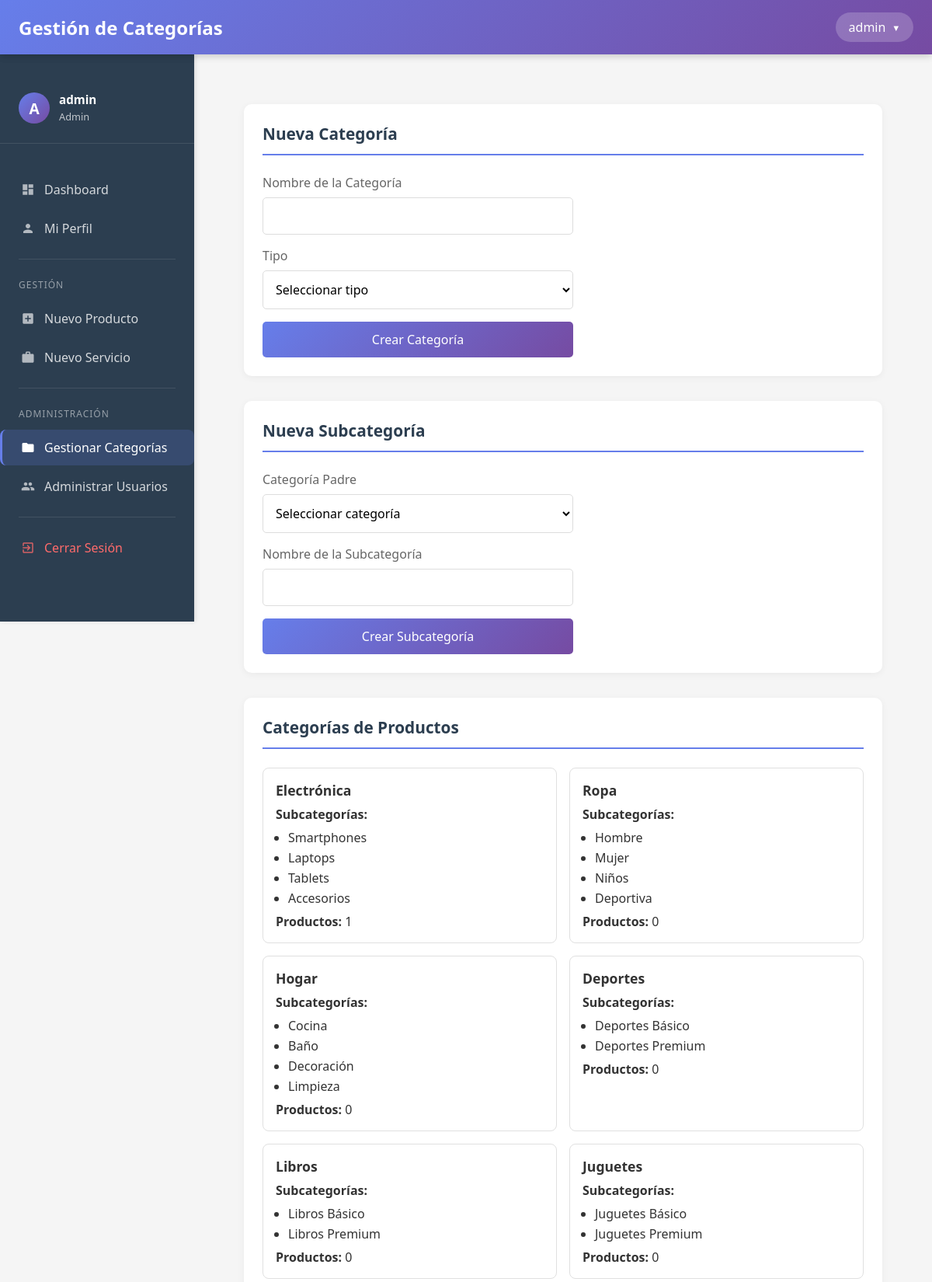
/categorias (signed in, upper part), run on the app's committed database.
### models.py (models this page shows, shortened)
class User(db.Model, UserMixin):
    id = db.Column(db.Integer, primary_key=True)
    username = db.Column(db.String(80), unique=True, nullable=False)
    password_hash = db.Column(db.String(200), nullable=False)
    email = db.Column(db.String(120), unique=True, nullable=True)
    role = db.Column(db.String(20), default='usuario')  # 'admin' o 'usuario'
    is_active = db.Column(db.Boolean, default=True)
    created_at = db.Column(db.DateTime, default=datetime.now)
    last_login = db.Column(db.DateTime, nullable=True)
    def is_admin(self):
        return self.role == 'admin'

class Categoria(db.Model):
    __tablename__ = 'categorias'
    id = db.Column(db.Integer, primary_key=True)
    nombre = db.Column(db.String(100), nullable=False)
    tipo = db.Column(db.String(20), nullable=False)  # 'producto', 'servicio', 'mixto'
    nivel = db.Column(db.Integer, default=1)  # 1: principal, 2: subcategoría, 3: especialidad
    parent_id = db.Column(db.Integer, db.ForeignKey('categorias.id'), nullable=True)
    orden = db.Column(db.Integer, default=0)
    icono = db.Column(db.String(50), nullable=True)
    descripcion = db.Column(db.Text, nullable=True)
    created_at = db.Column(db.DateTime, default=datetime.now)
    updated_at = db.Column(db.DateTime, default=datetime.now, onupdate=datetime.now)
    created_by = db.Column(db.Integer, db.ForeignKey('user.id'))
    subcategorias = db.relationship('Subcategoria', backref='categoria', lazy=True, cascade='all, delete-orphan')
    children = db.relationship('Categoria', backref=db.backref('parent', remote_side=[id]), lazy=True)

class Subcategoria(db.Model):
    __tablename__ = 'subcategorias'
    id = db.Column(db.Integer, primary_key=True)
    nombre = db.Column(db.String(100), nullable=False)
    categoria_id = db.Column(db.Integer, db.ForeignKey('categorias.id'), nullable=False)
    nivel = db.Column(db.Integer, default=2)  # 2: subcategoría, 3: especialidad
    parent_id = db.Column(db.Integer, db.ForeignKey('subcategorias.id'), nullable=True)
    descripcion = db.Column(db.Text, nullable=True)
    icono = db.Column(db.String(50), nullable=True)
    keywords = db.Column(db.Text, nullable=True)  # Palabras clave para búsqueda
    created_at = db.Column(db.DateTime, default=datetime.now)
    updated_at = db.Column(db.DateTime, default=datetime.now, onupdate=datetime.now)
    created_by = db.Column(db.Integer, db.ForeignKey('user.id'))
    children = db.relationship('Subcategoria', backref=db.backref('parent', remote_side=[id]), lazy=True)

### app.py (the view)
@app.route('/categorias')
@login_required
@admin_required
def gestion_categorias():
    categorias_productos = Categoria.query.filter_by(tipo='producto').all()
    categorias_servicios = Categoria.query.filter_by(tipo='servicio').all()
    return render_template('categorias.html',
                         page_title='Gestionar Categorías',
                         categorias_productos=categorias_productos,
                         categorias_servicios=categorias_servicios)

### app.py (called while the page is built)
@login_manager.user_loader
def load_user(user_id):
    return User.query.get(int(user_id))

def admin_required(f):
    from functools import wraps
    @wraps(f)
    def decorated_function(*args, **kwargs):
        if not current_user.is_authenticated or not current_user.is_admin():
            flash('Acceso denegado. Se requieren permisos de administrador.', 'error')
            return redirect(url_for('dashboard'))
        return f(*args, **kwargs)
    return decorated_function

@app.context_processor
def inject_user_data():
    if current_user.is_authenticated:
        return {
            'es_admin': current_user.is_admin(),
            'current_user': current_user
        }
    return {}

### templates/categorias.html (shortened to what this page needs)
{% extends "base.html" %}
{% block content %}
<div class="header">
    <h1 class="header-title">Gestión de Categorías</h1>
    <div class="user-menu-container">
        <button class="user-btn" onclick="toggleMenu()">
            {{ current_user.username }}
            <span>▼</span>
        </button>
    </div>
</div>
<div class="main-content">
    <div class="section">
        <h2 class="section-title">Nueva Categoría</h2>
        <form method="POST" action="{{ url_for('nueva_categoria') }}" style="max-width: 400px;">
            <div class="form-group">
                <label for="nombre">Nombre de la Categoría</label>
                <input type="text" id="nombre" name="nombre" required>
            </div>
            <div class="form-group">
                <label for="tipo">Tipo</label>
                <select id="tipo" name="tipo" required>
                    <option value="">Seleccionar tipo</option>
                </select>
            </div>
            <button type="submit" class="btn-login">Crear Categoría</button>
        </form>
    </div>
    <div class="section">
        <h2 class="section-title">Nueva Subcategoría</h2>
        <form method="POST" action="{{ url_for('nueva_subcategoria') }}" style="max-width: 400px;">
            <div class="form-group">
                <label for="categoria_id">Categoría Padre</label>
                <select id="categoria_id" name="categoria_id" required>
                    <option value="">Seleccionar categoría</option>
                </select>
            </div>
            <div class="form-group">
                <label for="nombre">Nombre de la Subcategoría</label>
                <input type="text" id="nombre" name="nombre" required>
            </div>
            <button type="submit" class="btn-login">Crear Subcategoría</button>
        </form>
    </div>
    <div class="section">
        <h2 class="section-title">Categorías de Productos</h2>
        <div class="cards-container">
            {% for categoria in categorias_productos %}
            <div class="card">
                <h3 class="card-title">{{ categoria.nombre }}</h3>
                <p><strong>Subcategorías:</strong></p>
                <ul style="margin-left: 1rem; margin-top: 0.5rem;">
                    {% for subcat in categoria.subcategorias %}
                    <li>{{ subcat.nombre }}</li>
                    {% endfor %}
                </ul>
                <p style="margin-top: 0.5rem;">
                    <strong>Productos:</strong> {{ categoria.productos|length }}
                </p>
            </div>
            {% endfor %}
        </div>
    </div>
</div>
{% endblock %}

### templates/base.html (shortened to what this page needs)
<!DOCTYPE html>
<html lang="es">
<head>
</head>
<body>
    <header class="header">
        <div class="header-left">
            <button class="toggle-sidebar" onclick="toggleSidebar()" title="Menú">
                <svg class="icon-svg" viewBox="0 0 24 24">
                    <path d="M3 18h18v-2H3v2zm0-5h18v-2H3v2zm0-7v2h18V6H3z"/>
                </svg>
            </button>
            <h1 class="header-title">{% block page_title %}Dashboard{% endblock %}</h1>
        </div>
    </header>
    <div class="main-container">
        <nav class="sidebar" id="sidebar">
            <div class="sidebar-header">
                <div class="sidebar-user">
                    <div class="sidebar-user-avatar">
                        {{ current_user.username[0]|upper if current_user.username else 'U' }}
                    </div>
                    <div class="sidebar-user-info">
                        <h4>{{ current_user.username|default('Usuario') }}</h4>
                        <small>{{ current_user.role|default('Usuario')|title }}</small>
                    </div>
                </div>
            </div>
            <div class="sidebar-menu">
                <a href="{{ url_for('dashboard') }}" class="menu-item {% if request.endpoint == 'dashboard' %}active{% endif %}">
                    <svg class="icon-svg" viewBox="0 0 24 24">
                        <path d="M3 13h8V3H3v10zm0 8h8v-6H3v6zm10 0h8V11h-8v10zm0-18v6h8V3h-8z"/>
                    </svg>
                    <span>Dashboard</span>
                </a>
                <a href="{{ url_for('perfil') }}" class="menu-item {% if request.endpoint == 'perfil' %}active{% endif %}">
                    <svg class="icon-svg" viewBox="0 0 24 24">
                        <path d="M12 12c2.21 0 4-1.79 4-4s-1.79-4-4-4-4 1.79-4 4 1.79 4 4 4zm0 2c-2.67 0-8 1.34-8 4v2h16v-2c0-2.66-5.33-4-8-4z"/>
                    </svg>
                    <span>Mi Perfil</span>
                </a>
                <div class="menu-divider"></div>
                <div class="menu-section">Gestión</div>
                <a href="{{ url_for('nuevo_producto') }}" class="menu-item {% if request.endpoint == 'nuevo_producto' %}active{% endif %}">
                    <svg class="icon-svg" viewBox="0 0 24 24">
                        <path d="M19 3H5c-1.11 0-2 .9-2 2v14c0 1.1.89 2 2 2h14c1.1 0 2-.9 2-2V5c0-1.1-.9-2-2-2zm-2 10h-4v4h-2v-4H7v-2h4V7h2v4h4v2z"/>
                    </svg>
                    <span>Nuevo Producto</span>
                </a>
                <a href="{{ url_for('nuevo_servicio') }}" class="menu-item {% if request.endpoint == 'nuevo_servicio' %}active{% endif %}">
                    <svg class="icon-svg" viewBox="0 0 24 24">
                        <path d="M20 6h-4V4c0-1.11-.89-2-2-2h-4c-1.11 0-2 .89-2 2v2H4c-1.11 0-1.99.89-1.99 2L2 19c0 1.11.89 2 2 2h16c1.11 0 2-.89 2-2V8c0-1.11-.89-2-2-2zm-6 0h-4V4h4v2z"/>
                    </svg>
                    <span>Nuevo Servicio</span>
                </a>
                {% if es_admin|default(false) %}
                <div class="menu-divider"></div>
                <div class="menu-section">Administración</div>
                <a href="{{ url_for('gestion_categorias') }}" class="menu-item {% if request.endpoint == 'gestion_categorias' %}active{% endif %}">
                    <svg class="icon-svg" viewBox="0 0 24 24">
                        <path d="M10 4H4c-1.1 0-1.99.9-1.99 2L2 18c0 1.1.9 2 2 2h16c1.1 0 2-.9 2-2V8c0-1.1-.9-2-2-2h-8l-2-2z"/>
                    </svg>
                    <span>Gestionar Categorías</span>
                </a>
                <a href="{{ url_for('admin_usuarios') }}" class="menu-item {% if request.endpoint == 'admin_usuarios' %}active{% endif %}">
                    <span>Administrar Usuarios</span>
                </a>
                {% endif %}
                <div class="menu-divider"></div>
                <a href="{{ url_for('logout') }}" class="menu-item" style="color: #ff6b6b;">
                    <svg class="icon-svg" viewBox="0 0 24 24">
                        <path d="M10.09 15.59L11.5 17l5-5-5-5-1.41 1.41L12.67 11H3v2h9.67l-2.58 2.59zM19 3H5c-1.11 0-2 .9-2 2v4h2V5h14v14H5v-4H3v4c0 1.1.89 2 2 2h14c1.1 0 2-.9 2-2V5c0-1.1-.9-2-2-2z"/>
                    </svg>
                    <span>Cerrar Sesión</span>
                </a>
            </div>
        </nav>
        <main class="content-wrapper" id="contentWrapper">
            {% block content %}{% endblock %}
        </main>
    </div>
</body>
</html>

### data on the page
User: username "A", username "admin", role "Admin"
Categoria: nombre "Electrónica", productos|length "1"
Subcategoria: nombre "Smartphones"
Subcategoria: nombre "Laptops"
Subcategoria: nombre "Tablets"
Subcategoria: nombre "Accesorios"
Categoria: nombre "Ropa", productos|length "0"
Subcategoria: nombre "Hombre"
Subcategoria: nombre "Mujer"
Subcategoria: nombre "Niños"
Subcategoria: nombre "Deportiva"
Categoria: nombre "Hogar", productos|length "0"
Subcategoria: nombre "Cocina"
Subcategoria: nombre "Baño"
Subcategoria: nombre "Decoración"
Subcategoria: nombre "Limpieza"
Categoria: nombre "Deportes", productos|length "0"
Subcategoria: nombre "Deportes Básico"
Subcategoria: nombre "Deportes Premium"
Categoria: nombre "Libros", productos|length "0"
Subcategoria: nombre "Libros Básico"
Subcategoria: nombre "Libros Premium"
Categoria: nombre "Juguetes", productos|length "0"
Subcategoria: nombre "Juguetes Básico"
Subcategoria: nombre "Juguetes Premium"
